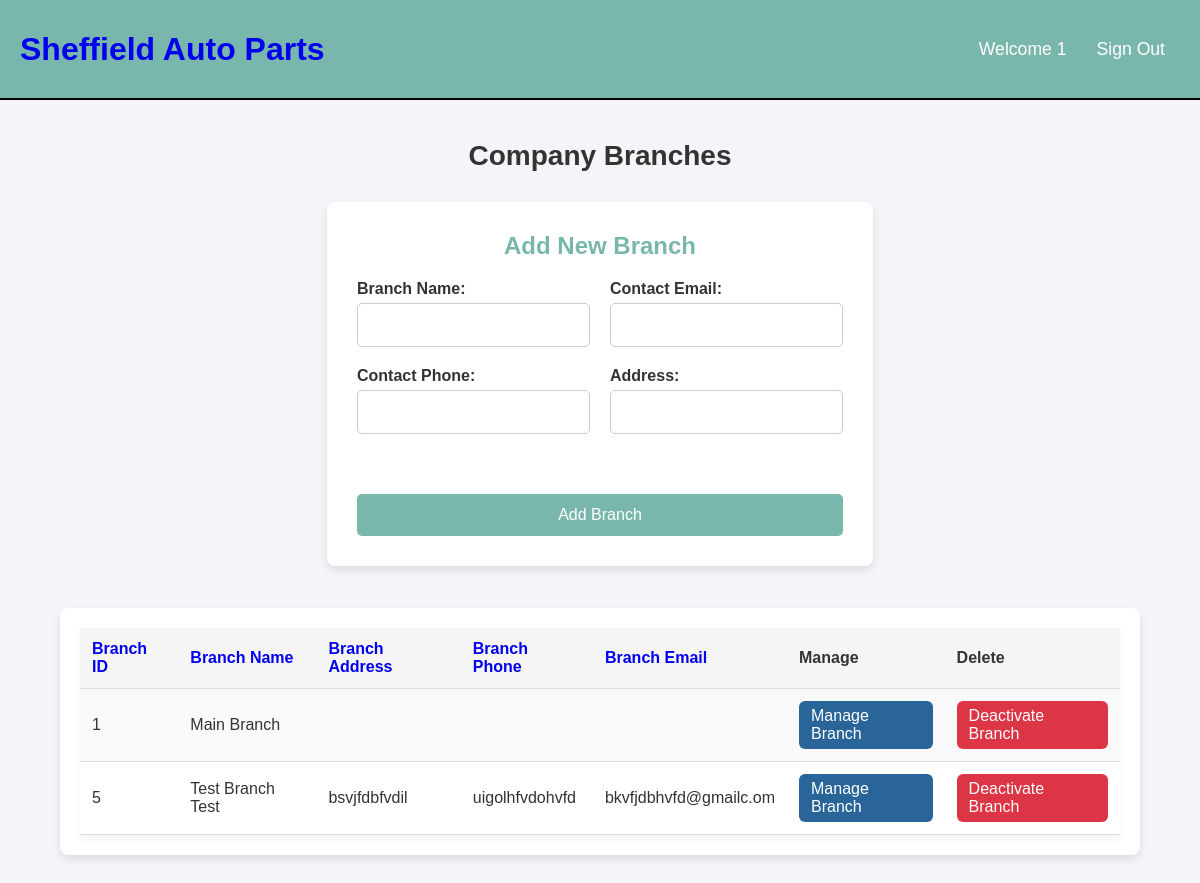
The app's page /view_branches.php (signed in) with its own data.
### tables this page shows
CREATE TABLE `users` (
  `user_id` int(11) NOT NULL,
  `username` varchar(50) NOT NULL,
  `password` varchar(255) NOT NULL,
  `email` varchar(99) NOT NULL,
  `role` varchar(20) NOT NULL,
  `active` tinyint(1) DEFAULT 1
);

CREATE TABLE `branches` (
  `branch_id` int(11) NOT NULL,
  `branch_name` varchar(255) NOT NULL,
  `branch_address` varchar(255) DEFAULT NULL,
  `branch_phone` varchar(20) DEFAULT NULL,
  `branch_email` varchar(255) DEFAULT NULL
);

### include/functions.php (called while the page is built, shortened)
<?php
function check_login($con){
  if(isset($_SESSION['user_id'])){
    $users_id = $_SESSION['user_id'];
    $check_login_query = "SELECT * FROM users WHERE user_id = '$users_id'";
    $logged_in_result = mysqli_query($con,$check_login_query);
    if($logged_in_result && mysqli_num_rows($logged_in_result) === 1){
      $user_data = mysqli_fetch_assoc($logged_in_result);
      return $user_data;
    }
  }
}
?>

### include/init.php (called while the page is built, shortened)
<?php
include('include/connection.php');
include('include/functions.php');
$user_data = check_login($con);
?>

### view_branches.php (the view, shortened to what this page needs)
<?php
include('include/init.php');
$sort_column = isset($_GET['sort_column']) ? $_GET['sort_column'] : 'branch_id';
$sort_order = isset($_GET['sort_order']) && $_GET['sort_order'] === 'desc' ? 'desc' : 'asc';
$next_sort_order = $sort_order === 'asc' ? 'desc' : 'asc';
$sql = "SELECT branch_id, branch_name, branch_address, branch_phone, branch_email FROM branches
        ORDER BY $sort_column $sort_order";
$result = $con->query($sql);
?>
<!DOCTYPE html>
<html lang="en">
<head>
    <link rel="stylesheet" href="style/base.css">
    <link rel="stylesheet" href="style/tablelist.css">
</head>
<body>
<?php include('include/header.php')?>
    <div class="page-container">
        <h2 class="page-title">Company Branches</h2>
        <form action="view_branches.php" method="POST" class="adding-form">
            <h3>Add New Branch</h3>
            <div class="form-columns">
                <div class="left-column">
                    <div class="form-box">
                        <label for="branch_name">Branch Name:</label>
                        <input type="text" id="branch_name" name="branch_name" required>
                    </div>
                    <div class="form-box">
                        <label for="branch_phone">Contact Phone:</label>
                        <input type="text" id="branch_phone" name="branch_phone" required>
                    </div>
                </div>
                <div class="right-column">
                    <div class="form-box">
                        <label for="branch_email">Contact Email:</label>
                        <input type="email" id="branch_email" name="branch_email" required>
                    </div>
                    <div class="form-box">
                        <label for="branch_address">Address:</label>
                        <input type="text" id="branch_address" name="branch_address" required>
                    </div>
                </div>
            </div>
            <button type="submit" name="add_branch" class="save-btn">Add Branch</button>
        </form>
        <div class="table-container">
            <table class="inventory-list">
                <thead>
                    <tr>
                        <th><a href="?sort_column=branch_id&sort_order=<?php echo $next_sort_order; ?>">Branch ID</a></th>
                        <th><a href="?sort_column=branch_name&sort_order=<?php echo $next_sort_order; ?>">Branch Name</a></th>
                        <th><a href="?sort_column=branch_address&sort_order=<?php echo $next_sort_order; ?>">Branch Address</a></th>
                        <th><a href="?sort_column=branch_phone&sort_order=<?php echo $next_sort_order; ?>">Branch Phone</a></th>
                        <th><a href="?sort_column=branch_email&sort_order=<?php echo $next_sort_order; ?>">Branch Email</a></th>
                        <th>Manage</th>
                        <th>Delete</th>
                    </tr>
                </thead>
                <tbody>
                    <?php if ($result->num_rows > 0): ?>
                        <?php while ($row = $result->fetch_assoc()): ?>
                            <tr>
                                <td><?php echo htmlspecialchars($row['branch_id']); ?></td>
                                <td><?php echo htmlspecialchars($row['branch_name']); ?></td>
                                <td><?php echo htmlspecialchars($row['branch_address']); ?></td>
                                <td><?php echo htmlspecialchars($row['branch_phone']); ?></td>
                                <td><?php echo htmlspecialchars($row['branch_email']); ?></td>
                                <td><a href="manage_branches.php?branch_id=<?php echo $row['branch_id']; ?>" class="manage-btn">Manage Branch</a></td>
                                <td><a href="view_branches.php?deactivate_branch_id=<?php echo $row['branch_id']; ?>" class="remove-btn" onclick="return confirm('Are you sure you want to deactivate this branch?');">Deactivate Branch</a></td>
                            </tr>
                        <?php endwhile; ?>
                    <?php else: ?>
                        <tr>
                            <td colspan="7">No branches found.</td>
                        </tr>
                    <?php endif; ?>
                </tbody>
            </table>
        </div>
    </div>
</body>
</html>

### include/header.php
<link rel="stylesheet" href="style/header.css">
<header>
  <div class="logo">
  <h1 class="logo-text">
    <a href="home.php">
      <span>Sheffield</span> Auto Parts
    </a>
  </h1>
</div>
<ul class="navbar">
  <li><a href="home.php">Welcome <?php echo htmlspecialchars($user_data['username']); ?></a></li>
  <li><a href="logout.php">Sign Out</a></li>
</ul>
</header>

### style/base.css (style rules this page uses)
* { font-family: 'Poppins', sans-serif; margin: 0; padding: 0; box-sizing: border-box; text-decoration: none; }
body { background-color: #f9f9f9; min-height: 100vh; }
.page-container { min-height: 75vh; width: 100%; background-position: center; background-size: cover; position: relative; display: flex; flex-direction: column; margin: 0 auto; padding-top: 0px; justify-content: center; align-items: center; }
.page-title { margin-top: 20px; font-size: 24px; margin-bottom: 20px; text-align: center; }
.form, .adding-form { display: flex; flex-direction: column; max-width: 1000px; margin: 10px auto; padding: 30px; background-color: #ffffff; border-radius: 8px; box-shadow: 0 4px 8px rgba(0, 0, 0, 0.1); justify-content: center; align-items: center; }
.form h3, .adding-form h3 { width: 100%; text-align: center; color: #79B7AC; margin-bottom: 20px; font-size: 24px; font-weight: bold; }
.form-columns { display: flex; justify-content: space-between; margin-bottom: 20px; width: 100%; gap: 20px; }
.left-column, .right-column { display: flex; flex-direction: column; width: 100%; }
.form-box { display: flex; flex-direction: column; margin-bottom: 20px; }
.form-box label { font-weight: bold; margin-bottom: 5px; }
.form-box input, .form-box textarea, .form-box select { padding: 12px; border: 1px solid #ccc; border-radius: 5px; font-size: 16px; width: 100%; box-sizing: border-box; }
.save-btn { display: block; width: 100%; padding: 12px 15px; background-color: #79B7AC; color: white; border: none; border-radius: 5px; cursor: pointer; font-size: 16px; margin-top: 20px; }

### style/tablelist.css (style rules this page uses)
* { font-family: 'Poppins', sans-serif; margin: 0; padding: 0; box-sizing: border-box; text-decoration: none; }
body { background-color: #f4f4f9; color: #333; }
.page-container { min-height: auto; width: 100%; position: relative; display: flex; flex-direction: column; padding-top: 20px; margin: 0 auto; align-items: center; }
.page-title { margin-top: 20px; margin-bottom: 20px; font-size: 28px; font-weight: 600; text-align: center; color: #333; }
.table-container { background-color: #fff; width: 90%; max-width: 1600px; padding: 1.25rem; border-radius: 8px; margin: 2rem auto; box-shadow: 0 4px 8px rgba(0, 0, 0, 0.1); overflow-x: auto; }
.inventory-list { width: 100%; border-collapse: collapse; background-color: #fff; box-shadow: 0 4px 8px rgba(0, 0, 0, 0.05); }
.inventory-list thead { background-color: #f5f5f5; }
.inventory-list th, .inventory-list td { padding: 12px; text-align: left; border-bottom: 1px solid #ddd; }
.inventory-list th { font-weight: bold; background-color: #f5f5f5; color: #333; }
.inventory-list tbody tr { background-color: #fff; }
.inventory-list tbody tr:nth-child(odd) { background-color: #f9f9f9; }
.manage-btn { background-color: #2a6599; display: inline-block; padding: 6px 12px; cursor: pointer; color: white; border: none; border-radius: 6px; font-size: 16px; transition: background-color 0.3s ease; }
.remove-btn { display: inline-block; padding: 6px 12px; cursor: pointer; color: white; background-color: #dc3545; border: none; border-radius: 6px; font-size: 16px; transition: background-color 0.3s ease; }

### style/header.css (style rules this page uses)
header { background: #79B7AC; height: 100px; display: flex; justify-content: space-between; align-items: center; border-bottom: 2px solid black; color: white; padding: 0 20px; }
header .logo { max-height: 80px; display: flex; align-items: center; color: white; }
header .navbar { display: flex; align-items: center; }
header ul { margin: 20; padding: 20; list-style: none; display: flex; color: white; }
header ul li { position: relative; }
header ul li a { display: block; padding: 20px 15px; font-size: 1.1em; color: white; text-decoration: none; border-radius: 4px; }

### records on screen
users: username "1"
branches: branch_id "1", branch_name "Main Branch"
branches: branch_id "5", branch_name "Test Branch Test", branch_address "bsvjfdbfvdil", branch_phone "uigolhfvdohvfd", branch_email "bkvfjdbhvfd@gmailc.om"
